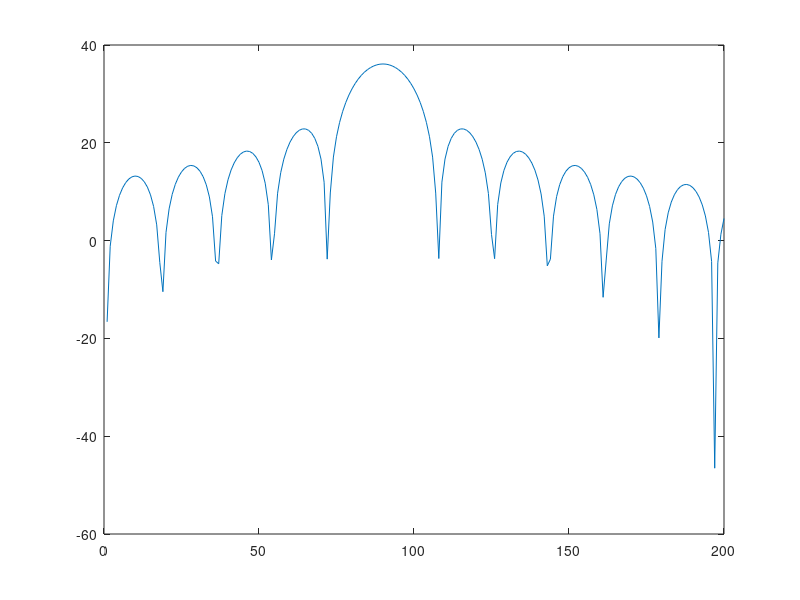

Write the MATLAB code that produced this figure. (Note: this script raises an error after producing the figure.)
% Simple script to generate CFM beamformer weights for a ULA
% @author Richard Black
% @date 04/17/17

clearvars;
close all;

% Constants
c = 3e8; % speed of propagation (m/s)

% User parameters
theta = 90; % AOA in degrees
Nele = 64; % Number of elements
Nbeams = 200; % Number of beams
Nbins = 500; % Number of frequency bins

% Derived parameters
freqs = (0:Nbins-1)*(303e3) + 1300e6; % All frequencies
d = c/freqs(end); % Element spacing
thetas = linspace(theta-5, theta+5, Nbeams);

% Get steering vectors
a = zeros(Nele, length(freqs), Nbeams);
for b = 1:length(freqs) % Iterate over frequencies
    phi = d*cos(thetas*pi/180)/c*2*pi*freqs(b); % Phase shift
    exponent = kron((1:Nele).', phi);
    a(:,b,:) = exp(1j*exponent); % Steering vector
end

% Plot the beam pattern for one AOA
b_end = length(freqs);
my_a = squeeze(a(:,b_end,:));
gain = zeros(Nbeams, 1);
beam_idx = 90;
for nb = 1:Nbeams
    gain(nb) = abs(my_a(:,nb)'*(my_a(:,beam_idx)*my_a(:,beam_idx)')*my_a(:,nb));
end

figure();
plot(10*log10(gain));

% Get the responses in the AOAs of interest
desired_beam_thetas = [85.5, 87, 88.5, 90, 91.5, 93, 94.5];
d_idx = 1;
indices = zeros(length(desired_beam_thetas), 1);
for d_theta = desired_beam_thetas
    [~,indices(d_idx)] = min(d_theta - thetas);
    d_idx = d_idx + 1;
end

final_w = zeros(Nele, Nbins, 14);
final_w(:,:,1:7) = a(:,:,indices);
final_w(:,:,8:14) = a(:,:,indices);

% Get dimensions in correct order
weights = permute(final_w, [3, 2, 1]);

weight_file(weights, 14, Nbins, Nele);